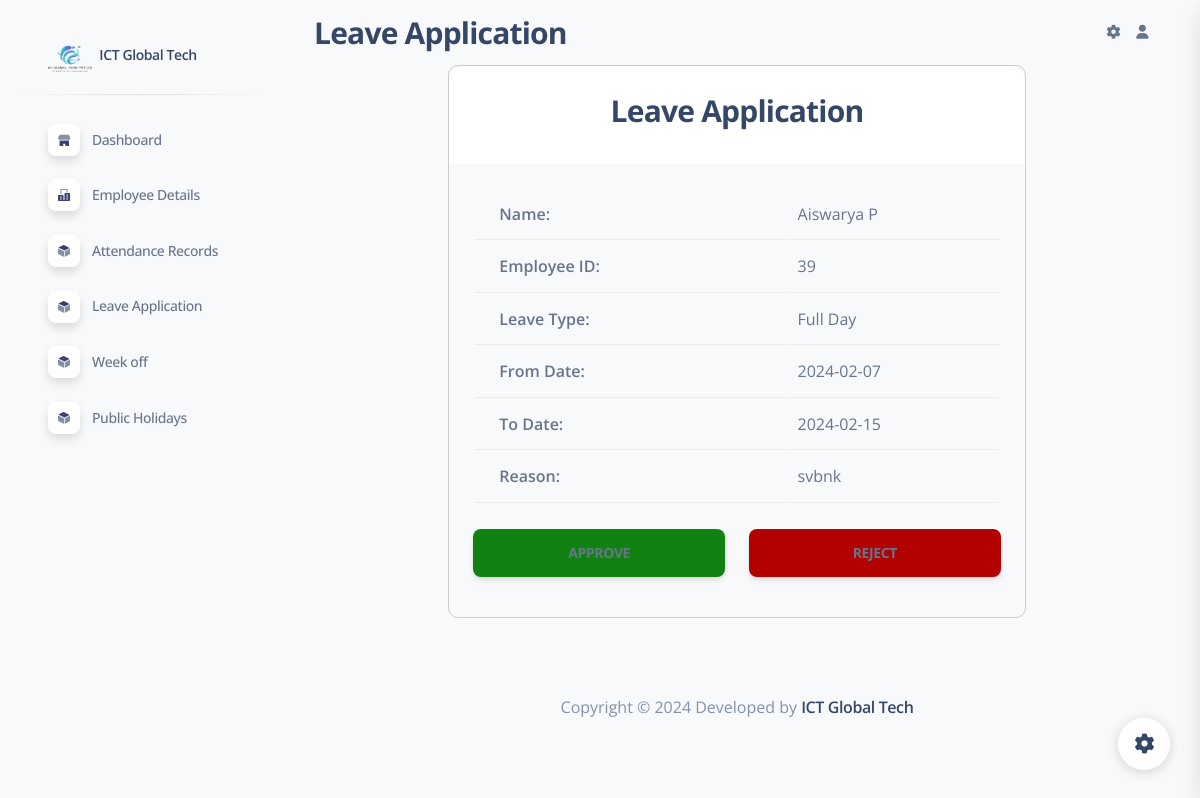
Screenshot of /leave/205 with the database file from the repository.
### attendance_app/models.py (models this page shows, shortened)
class LeaveModel(models.Model):
    name = models.CharField(max_length=255)
    employeeid = models.CharField(max_length=30)
    leaveType = models.CharField(max_length=10, choices=[('Half Day', 'Half Day'), ('Full Day', 'Full Day')])
    halfDayDate = models.DateField(blank=True, null=True)
    fromdate = models.DateField(blank=True, null=True)
    todate = models.DateField(blank=True, null=True)
    reason = models.TextField()
    status = models.CharField(max_length=10, default='Pending')
    days=models.DecimalField(max_digits=5, decimal_places=1, default=0.0)# Adjust max_digits and decimal_places as needed
    applieddate=models.DateField(blank=True, null=True)

### attendance_app/views.py (the view, shortened to what this page needs)
# urls.py: path('leave/<int:id>',views.leave),
def leave(request, id):
    a = LeaveModel.objects.get(id=id)
    return render(request, 'leave.html', {'a': a})

### attendance_app/templates/leave.html (shortened to what this page needs)
<!DOCTYPE html>
<html lang="en">
<head>
  <link href=" /static/assets/css/nucleo-icons.css" rel="stylesheet" />
  <link href=" /static/assets/css/nucleo-svg.css" rel="stylesheet" />
  <link href=" /static/assets/css/nucleo-svg.css" rel="stylesheet" />
  <link id="pagestyle" href=" /static/assets/css/soft-ui-dashboard.css?v=1.0.7" rel="stylesheet" />
</head>
<body class="g-sidenav-show  bg-gray-100">
  <aside class="sidenav navbar navbar-vertical navbar-expand-xs border-0 border-radius-xl my-3 fixed-start ms-3 " id="sidenav-main">
    <div class="sidenav-header">
      <a class="navbar-brand m-0" href=" " target="_blank">
        <img src="  /static/ict logo.png " class="navbar-brand-img h-100" alt="main_logo">
        <span class="ms-1 font-weight-bold">ICT Global Tech</span>
      </a>
    </div>
    <hr class="horizontal dark mt-0">
    <div class="collapse navbar-collapse  w-auto " id="sidenav-collapse-main">
      <ul class="navbar-nav">
        <li class="nav-item">
          <a class="nav-link " href="/admindashboard/">
            <div class="icon icon-shape icon-sm shadow border-radius-md bg-white text-center me-2 d-flex align-items-center justify-content-center">
            </div>
            <span class="nav-link-text ms-1">Dashboard</span>
          </a>
        </li>
        <li class="nav-item">
          <a class="nav-link  " href="/employeedetails/">
            <div class="icon icon-shape icon-sm shadow border-radius-md bg-white text-center me-2 d-flex align-items-center justify-content-center">
            </div>
            <span class="nav-link-text ms-1">Employee Details</span>
          </a>
        </li>
        <li class="nav-item">
          <a class="nav-link  " href="/display_attendance/">
            <div class="icon icon-shape icon-sm shadow border-radius-md bg-white text-center me-2 d-flex align-items-center justify-content-center">
            </div>
            <span class="nav-link-text ms-1">Attendance Records</span>
          </a>
        </li>
        <li class="nav-item">
          <a class="nav-link  " href="/leavedisplay/">
            <div class="icon icon-shape icon-sm shadow border-radius-md bg-white text-center me-2 d-flex align-items-center justify-content-center">
            </div>
            <span class="nav-link-text ms-1">Leave Application</span>
          </a>
        </li>
        <li class="nav-item">
          <a class="nav-link  " href="/weekoff/">
            <div class="icon icon-shape icon-sm shadow border-radius-md bg-white text-center me-2 d-flex align-items-center justify-content-center">
            </div>
            <span class="nav-link-text ms-1">Week off</span>
          </a>
        </li>
        <li class="nav-item">
          <a class="nav-link  " href="/publicholidays/">
            <div class="icon icon-shape icon-sm shadow border-radius-md bg-white text-center me-2 d-flex align-items-center justify-content-center">
            </div>
            <span class="nav-link-text ms-1">Public Holidays</span>
          </a>
        </li>
  </aside>
  <main class="main-content position-relative max-height-vh-100 h-100 border-radius-lg ">
    <nav class="navbar navbar-main navbar-expand-lg px-0 mx-4 shadow-none border-radius-xl" id="navbarBlur" navbar-scroll="true">
      <div class="container-fluid py-1 px-3">
        <nav aria-label="breadcrumb">
          <h3 class="font-weight-bolder mb-0">Leave Application</h3>
        </nav>
        <div class="collapse navbar-collapse mt-sm-0 mt-2 me-md-0 me-sm-4" id="navbar">
          <ul class="navbar-nav  justify-content-end">
            <li class="nav-item px-3 d-flex align-items-center">
              <a href="javascript:;" class="nav-link text-body p-0">
                <i class="fa fa-cog fixed-plugin-button-nav cursor-pointer"></i>
              </a>
            </li>
            <li class="nav-item dropdown pe-2 d-flex align-items-center">
              <a href="javascript:;" class="nav-link text-body p-0" id="dropdownMenuButton" data-bs-toggle="dropdown" aria-expanded="false">
                <i class="fa fa-user me-sm-1"></i>
              </a>
            </li>
          </ul>
        </div>
      </div>
    </nav>
    <div class="container">
      <div class="row justify-content-center">
          <div class="col-xl-8">
              <div class="card card-plain">
                  <div class="card-header">
                      <h3 class="font-weight-bolder" style="text-align:center;">Leave Application</h3>
                  </div>
                  <div class="card-body">
                      <form role="form" method="POST" enctype="multipart/form-data">
                          <div class="table-responsive p-0">
                            <table class="table align-items-center mb-0">
                                <thead>
                                    <tr>
                                        <th>Name:</th>
                                        <td>{{a.name}}</td>
                                    </tr>
                                    <tr>
                                        <th>Employee ID:</th>
                                        <td>{{a.employeeid}}</td>
                                    </tr>
                                    <tr>
                                        <th>Leave Type:</th>
                                        <td>{{a.leaveType}}</td>
                                    </tr>
                                    {% if a.leaveType == 'Half Day' %}
                                        <tr>
                                            <th>Half Day Date:</th>
                                            <td>{{a.halfDayDate|date:"Y-m-d"}}</td>
                                        </tr>
                                    {% elif a.leaveType == 'Full Day' and a.fromdate and a.todate %}
                                        <tr>
                                            <th>From Date:</th>
                                            <td>{{a.fromdate|date:"Y-m-d"}}</td>
                                        </tr>
                                        <tr>
                                            <th>To Date:</th>
                                            <td>{{a.todate|date:"Y-m-d"}}</td>
                                        </tr>
                                    {% endif %}
                                    <tr>
                                        <th>Reason:</th>
                                        <td>{{a.reason}}</td>
                                    </tr>
                                </thead>
                            </table>
                        </div>
                          <div class="row mt-4">
                            <div class="col-md-6">
                              <button type="submit" name="action" value="approve" class="btn btn-lg custom-green-btn w-100">APPROVE</button>
                            </div>
                            <div class="col-md-6">
                              <button type="submit" name="action" value="reject" class="btn btn-lg custom-red-btn w-100">REJECT</button>
                            </div>
                        </div>
                      </form>
                  </div>
              </div>
          </div>
      </div>
  </div>
    <div class="container-fluid py-4">
      <footer class="footer py-5">
        <div class="container">
          <div class="row">
            <div class="col-8 mx-auto text-center mt-1">
              <p class="mb-0 text-secondary">
                Copyright ©  Developed by
                <a href="https://ictglobaltech.com" class="font-weight-bold" target="_blank">ICT Global Tech</a>
              </p>
            </div>
          </div>
        </div>
      </footer>
    </div>
  <div class="fixed-plugin">
    <a class="fixed-plugin-button text-dark position-fixed px-3 py-2">
      <i class="fa fa-cog py-2"> </i>
    </a>
  </div>
</body>
</html>

### attendance_app/static/assets/css/nucleo-svg.css (style rules this page uses)
.icon { display: inline-block; color: #111111; height: 1em; width: 1em; }
.icon-sm { height: 0.8em; width: 0.8em; }
.icon { fill: currentColor; stroke: none; }

### attendance_app/templates/leave.html (style rules this page uses)
.custom-green-btn { background-color: #118211; }
.custom-red-btn { background-color: #b30000; }
.card-plain { border: 1px solid #ccc; border-radius: 10px; box-shadow: 0 4px 8px rgba(0, 0, 0, 0.1); }

### rows the page displays
LeaveModel: name "Aiswarya P", employeeid "39", leaveType "Full Day", fromdate "2024-02-07", todate "2024-02-15", reason "svbnk"
